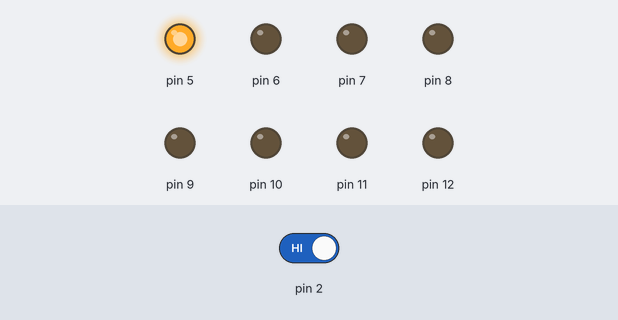
Bench run of a sketch on a simulated Arduino Uno, built with avr-gcc and run on an emulated ATmega328P. Shown: output pins drawn as LEDs (lit = HIGH). Inputs (shaded band) come from the test bench; at power-on: pin 2 HIGH. Random numbers use the default seed unless the sketch sets one.

Above: at 1.2 s.
1.3 s: pin 2 driven LOW
At 1.42 s:
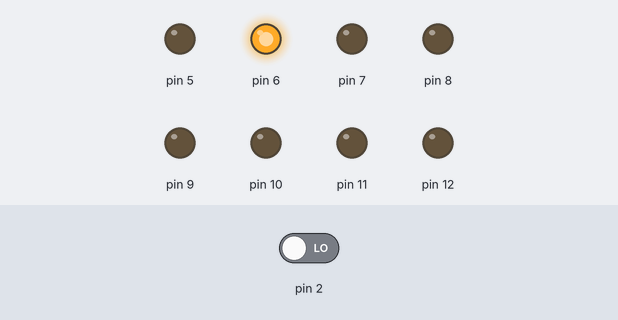
At 1.92 s:
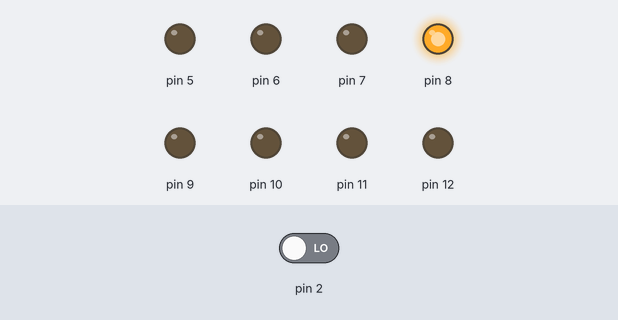
Timing chart, 0 to 10.3 s (numbered marks = the images above; inputs shaded):
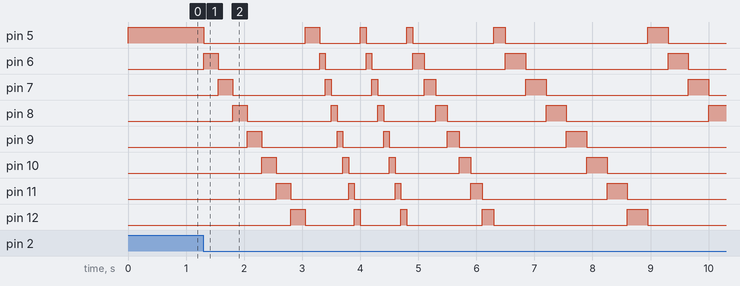

Measured:
- after the input at 1.3 s, pin 5: HIGH → LOW at once, → HIGH 1.8 s later, → LOW 0.25 s later, → HIGH 0.70 s later, … (11 changes in this stretch); pin 6: LOW → HIGH at once, → LOW 0.25 s later, → HIGH 1.8 s later, → LOW 0.10 s later, … (12 changes in this stretch)

The sketch:

edi.ino
```cpp
/*
https://circuits.io/circuits/3566596-rewrite-edi-s-project
*/
byte onLED = 0;

void moveLED(int t, int n)
{
  while (n--)                     //重複n次
  {
    digitalWrite(5 + onLED, LOW); //關
    onLED++;
    onLED %= 8;
    digitalWrite(5 + onLED, HIGH);//開t毫秒
    delay(t);
  }
}

void setup()
{
  pinMode(2, INPUT);            //設定pin2為INPUT (from 按鈕)
  for (int i = 5; i < 13; i++)  //設定pin5~12為OUTPUT (to 8個燈)
    pinMode(i, OUTPUT);
  digitalWrite(5, HIGH);        //先亮第一顆燈
  randomSeed(analogRead(0));    //改變亂數種子
}

void loop()
{
  while (digitalRead(2) == LOW) delay(1);   //等你按
  while (digitalRead(2) == HIGH) delay(20); //等你放
  moveLED(250, 8);                //啟動跑1圈
  moveLED(100, 8 * random(2, 4)); //快速跑2~3圈
  moveLED(200, 8);                //慢速跑1圈
  moveLED(350, 8 + random(0, 8)); //結束跑1圈多0~7顆
}
```
